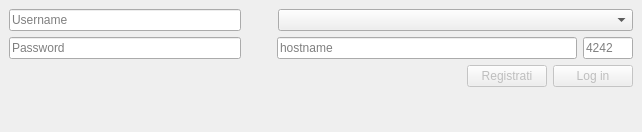
<?xml version="1.0" encoding="UTF-8"?>
<ui version="4.0">
 <class>Dialog</class>
 <widget class="QDialog" name="Dialog">
  <property name="geometry">
   <rect>
    <x>0</x>
    <y>0</y>
    <width>642</width>
    <height>132</height>
   </rect>
  </property>
  <property name="windowTitle">
   <string>Dialog</string>
  </property>
  <layout class="QHBoxLayout" name="horizontalLayout">
   <property name="spacing">
    <number>0</number>
   </property>
   <property name="margin">
    <number>0</number>
   </property>
   <item>
    <widget class="QWidget" name="widget_5" native="true">
     <property name="maximumSize">
      <size>
       <width>16777215</width>
       <height>150</height>
      </size>
     </property>
     <layout class="QHBoxLayout" name="horizontalLayout_4">
      <property name="spacing">
       <number>0</number>
      </property>
      <property name="leftMargin">
       <number>0</number>
      </property>
      <property name="topMargin">
       <number>9</number>
      </property>
      <property name="rightMargin">
       <number>0</number>
      </property>
      <property name="bottomMargin">
       <number>0</number>
      </property>
      <item>
       <widget class="QWidget" name="widget" native="true">
        <property name="maximumSize">
         <size>
          <width>250</width>
          <height>16777215</height>
         </size>
        </property>
        <layout class="QVBoxLayout" name="verticalLayout_7">
         <property name="topMargin">
          <number>0</number>
         </property>
         <item>
          <widget class="QLineEdit" name="usernameEdit">
           <property name="placeholderText">
            <string>Username</string>
           </property>
          </widget>
         </item>
         <item>
          <widget class="QLineEdit" name="passwordEdit">
           <property name="echoMode">
            <enum>QLineEdit::Password</enum>
           </property>
           <property name="placeholderText">
            <string>Password</string>
           </property>
          </widget>
         </item>
         <item>
          <spacer name="verticalSpacer">
           <property name="orientation">
            <enum>Qt::Vertical</enum>
           </property>
           <property name="sizeHint" stdset="0">
            <size>
             <width>20</width>
             <height>40</height>
            </size>
           </property>
          </spacer>
         </item>
        </layout>
       </widget>
      </item>
      <item>
       <widget class="QWidget" name="widget_2" native="true">
        <property name="layoutDirection">
         <enum>Qt::RightToLeft</enum>
        </property>
        <layout class="QVBoxLayout" name="verticalLayout_8">
         <property name="topMargin">
          <number>0</number>
         </property>
         <property name="bottomMargin">
          <number>0</number>
         </property>
         <item>
          <widget class="QWidget" name="widget_6" native="true">
           <property name="layoutDirection">
            <enum>Qt::LeftToRight</enum>
           </property>
           <layout class="QHBoxLayout" name="horizontalLayout_2">
            <property name="margin">
             <number>0</number>
            </property>
            <item>
             <spacer name="horizontalSpacer_3">
              <property name="orientation">
               <enum>Qt::Horizontal</enum>
              </property>
              <property name="sizeType">
               <enum>QSizePolicy::MinimumExpanding</enum>
              </property>
              <property name="sizeHint" stdset="0">
               <size>
                <width>0</width>
                <height>20</height>
               </size>
              </property>
             </spacer>
            </item>
            <item>
             <widget class="QComboBox" name="serverBox">
              <property name="minimumSize">
               <size>
                <width>355</width>
                <height>0</height>
               </size>
              </property>
              <property name="maximumSize">
               <size>
                <width>355</width>
                <height>16777215</height>
               </size>
              </property>
              <property name="editable">
               <bool>false</bool>
              </property>
              <property name="currentIndex">
               <number>-1</number>
              </property>
              <property name="insertPolicy">
               <enum>QComboBox::InsertAtTop</enum>
              </property>
             </widget>
            </item>
           </layout>
          </widget>
         </item>
         <item>
          <widget class="QWidget" name="widget_hostname" native="true">
           <property name="enabled">
            <bool>true</bool>
           </property>
           <property name="layoutDirection">
            <enum>Qt::LeftToRight</enum>
           </property>
           <layout class="QHBoxLayout" name="hostname_layout">
            <property name="margin">
             <number>0</number>
            </property>
            <item>
             <spacer name="horizontalSpacer">
              <property name="orientation">
               <enum>Qt::Horizontal</enum>
              </property>
              <property name="sizeType">
               <enum>QSizePolicy::MinimumExpanding</enum>
              </property>
              <property name="sizeHint" stdset="0">
               <size>
                <width>0</width>
                <height>20</height>
               </size>
              </property>
             </spacer>
            </item>
            <item>
             <widget class="QLineEdit" name="hostEdit">
              <property name="minimumSize">
               <size>
                <width>300</width>
                <height>0</height>
               </size>
              </property>
              <property name="maximumSize">
               <size>
                <width>300</width>
                <height>16777215</height>
               </size>
              </property>
              <property name="layoutDirection">
               <enum>Qt::LeftToRight</enum>
              </property>
              <property name="inputMethodHints">
               <set>Qt::ImhNoAutoUppercase|Qt::ImhPreferLowercase|Qt::ImhUrlCharactersOnly</set>
              </property>
              <property name="placeholderText">
               <string>hostname</string>
              </property>
             </widget>
            </item>
            <item>
             <widget class="QLineEdit" name="portaEdit">
              <property name="maximumSize">
               <size>
                <width>50</width>
                <height>16777215</height>
               </size>
              </property>
              <property name="layoutDirection">
               <enum>Qt::LeftToRight</enum>
              </property>
              <property name="inputMethodHints">
               <set>Qt::ImhDigitsOnly|Qt::ImhFormattedNumbersOnly</set>
              </property>
              <property name="placeholderText">
               <string>4242</string>
              </property>
             </widget>
            </item>
           </layout>
          </widget>
         </item>
         <item>
          <widget class="QWidget" name="widget_3" native="true">
           <property name="layoutDirection">
            <enum>Qt::LeftToRight</enum>
           </property>
           <layout class="QHBoxLayout" name="horizontalLayout_3">
            <property name="margin">
             <number>0</number>
            </property>
            <item>
             <spacer name="horizontalSpacer_2">
              <property name="orientation">
               <enum>Qt::Horizontal</enum>
              </property>
              <property name="sizeHint" stdset="0">
               <size>
                <width>40</width>
                <height>20</height>
               </size>
              </property>
             </spacer>
            </item>
            <item>
             <widget class="QPushButton" name="buttonRegister">
              <property name="enabled">
               <bool>false</bool>
              </property>
              <property name="text">
               <string>Registrati</string>
              </property>
             </widget>
            </item>
            <item>
             <widget class="QPushButton" name="buttonConnect">
              <property name="enabled">
               <bool>false</bool>
              </property>
              <property name="maximumSize">
               <size>
                <width>280</width>
                <height>16777215</height>
               </size>
              </property>
              <property name="text">
               <string>Log in</string>
              </property>
             </widget>
            </item>
           </layout>
          </widget>
         </item>
         <item>
          <spacer name="verticalSpacer_2">
           <property name="orientation">
            <enum>Qt::Vertical</enum>
           </property>
           <property name="sizeHint" stdset="0">
            <size>
             <width>20</width>
             <height>40</height>
            </size>
           </property>
          </spacer>
         </item>
        </layout>
       </widget>
      </item>
     </layout>
    </widget>
   </item>
  </layout>
 </widget>
 <resources/>
 <connections/>
</ui>
